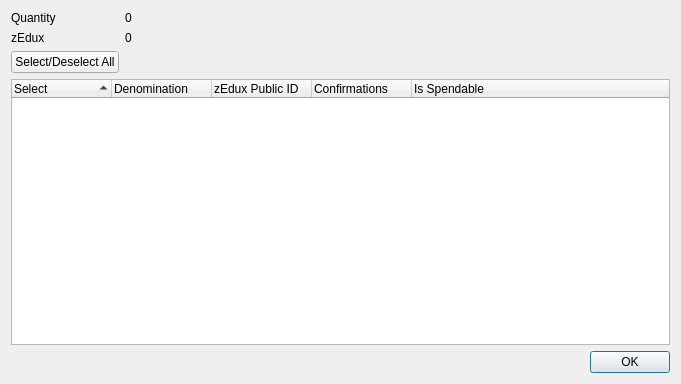
<?xml version="1.0" encoding="UTF-8"?>
<ui version="4.0">
 <class>ZEduxControlDialog</class>
 <widget class="QDialog" name="ZEduxControlDialog">
  <property name="geometry">
   <rect>
    <x>0</x>
    <y>0</y>
    <width>681</width>
    <height>384</height>
   </rect>
  </property>
  <property name="minimumSize">
   <size>
    <width>681</width>
    <height>384</height>
   </size>
  </property>
  <property name="windowTitle">
   <string>Select zEdux to Spend</string>
  </property>
  <layout class="QGridLayout" name="gridLayout">
   <item row="0" column="0">
    <layout class="QFormLayout" name="formLayout">
     <property name="sizeConstraint">
      <enum>QLayout::SetDefaultConstraint</enum>
     </property>
     <item row="0" column="0">
      <widget class="QLabel" name="labelQuantity">
       <property name="text">
        <string>Quantity</string>
       </property>
      </widget>
     </item>
     <item row="0" column="1">
      <widget class="QLabel" name="labelQuantity_int">
       <property name="text">
        <string>0</string>
       </property>
      </widget>
     </item>
     <item row="1" column="0">
      <widget class="QLabel" name="labelZEdux">
       <property name="text">
        <string>zEdux</string>
       </property>
      </widget>
     </item>
     <item row="1" column="1">
      <widget class="QLabel" name="labelZEdux_int">
       <property name="text">
        <string>0</string>
       </property>
      </widget>
     </item>
     <item row="2" column="0">
      <widget class="QPushButton" name="pushButtonAll">
       <property name="text">
        <string>Select/Deselect All</string>
       </property>
      </widget>
     </item>
    </layout>
   </item>
   <item row="1" column="0">
    <layout class="QVBoxLayout" name="verticalLayout">
     <item>
      <widget class="QTreeWidget" name="treeWidget">
       <property name="minimumSize">
        <size>
         <width>0</width>
         <height>250</height>
        </size>
       </property>
       <property name="alternatingRowColors">
        <bool>true</bool>
       </property>
       <property name="sortingEnabled">
        <bool>true</bool>
       </property>
       <property name="columnCount">
        <number>5</number>
       </property>
       <attribute name="headerDefaultSectionSize">
        <number>100</number>
       </attribute>
       <column>
        <property name="text">
         <string notr="true">Select</string>
        </property>
       </column>
       <column>
        <property name="text">
         <string notr="true">Denomination</string>
        </property>
       </column>
       <column>
        <property name="text">
         <string notr="true">zEdux Public ID</string>
        </property>
       </column>
       <column>
        <property name="text">
         <string notr="true">Confirmations</string>
        </property>
       </column>
       <column>
        <property name="text">
         <string>Is Spendable</string>
        </property>
       </column>
      </widget>
     </item>
     <item>
      <widget class="QDialogButtonBox" name="buttonBox">
       <property name="orientation">
        <enum>Qt::Horizontal</enum>
       </property>
       <property name="standardButtons">
        <set>QDialogButtonBox::Ok</set>
       </property>
      </widget>
     </item>
    </layout>
   </item>
  </layout>
 </widget>
 <resources/>
 <connections>
  <connection>
   <sender>buttonBox</sender>
   <signal>accepted()</signal>
   <receiver>ZEduxControlDialog</receiver>
   <slot>accept()</slot>
   <hints>
    <hint type="sourcelabel">
     <x>248</x>
     <y>254</y>
    </hint>
    <hint type="destinationlabel">
     <x>157</x>
     <y>274</y>
    </hint>
   </hints>
  </connection>
  <connection>
   <sender>buttonBox</sender>
   <signal>rejected()</signal>
   <receiver>ZEduxControlDialog</receiver>
   <slot>reject()</slot>
   <hints>
    <hint type="sourcelabel">
     <x>316</x>
     <y>260</y>
    </hint>
    <hint type="destinationlabel">
     <x>286</x>
     <y>274</y>
    </hint>
   </hints>
  </connection>
 </connections>
</ui>
